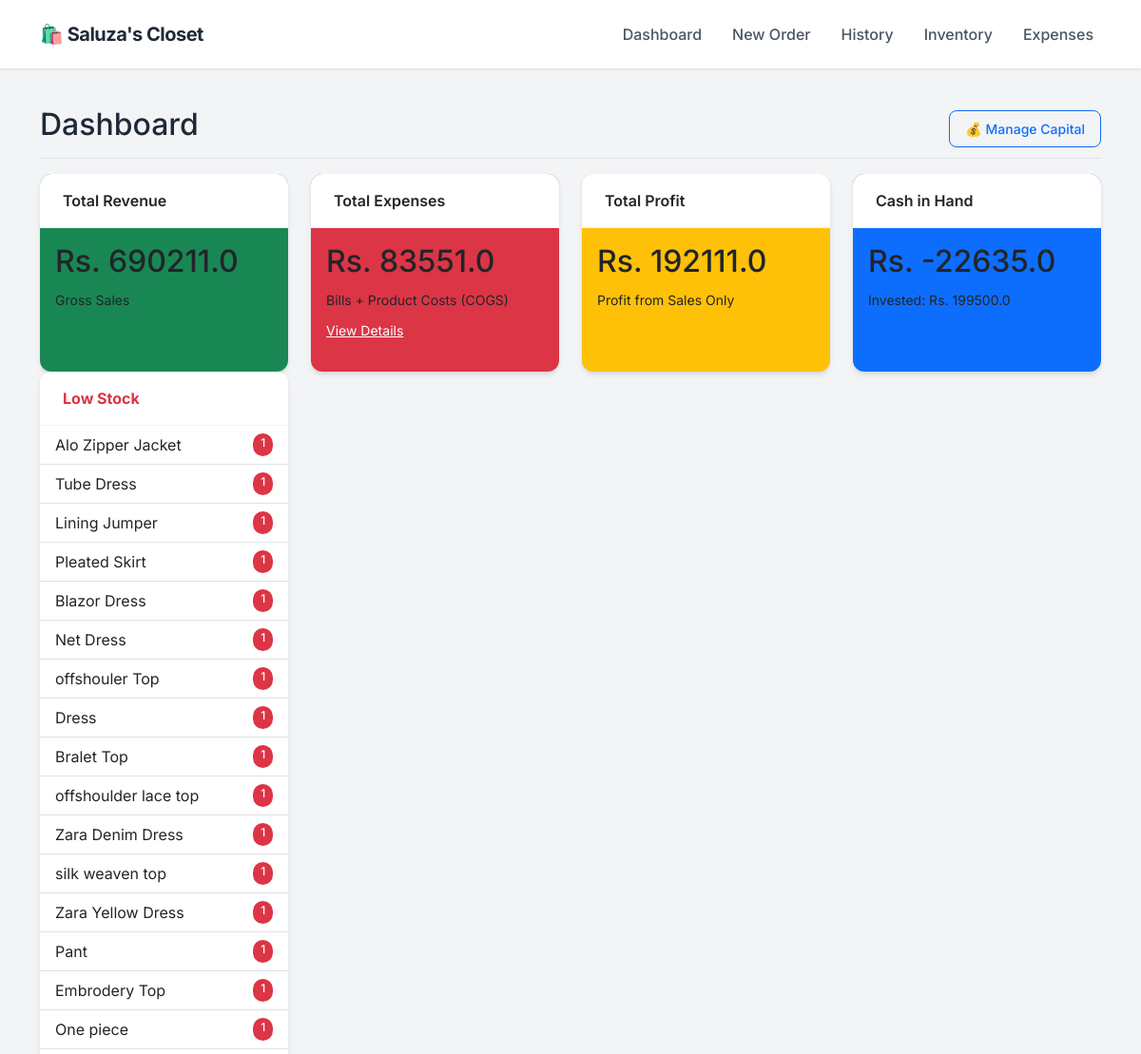
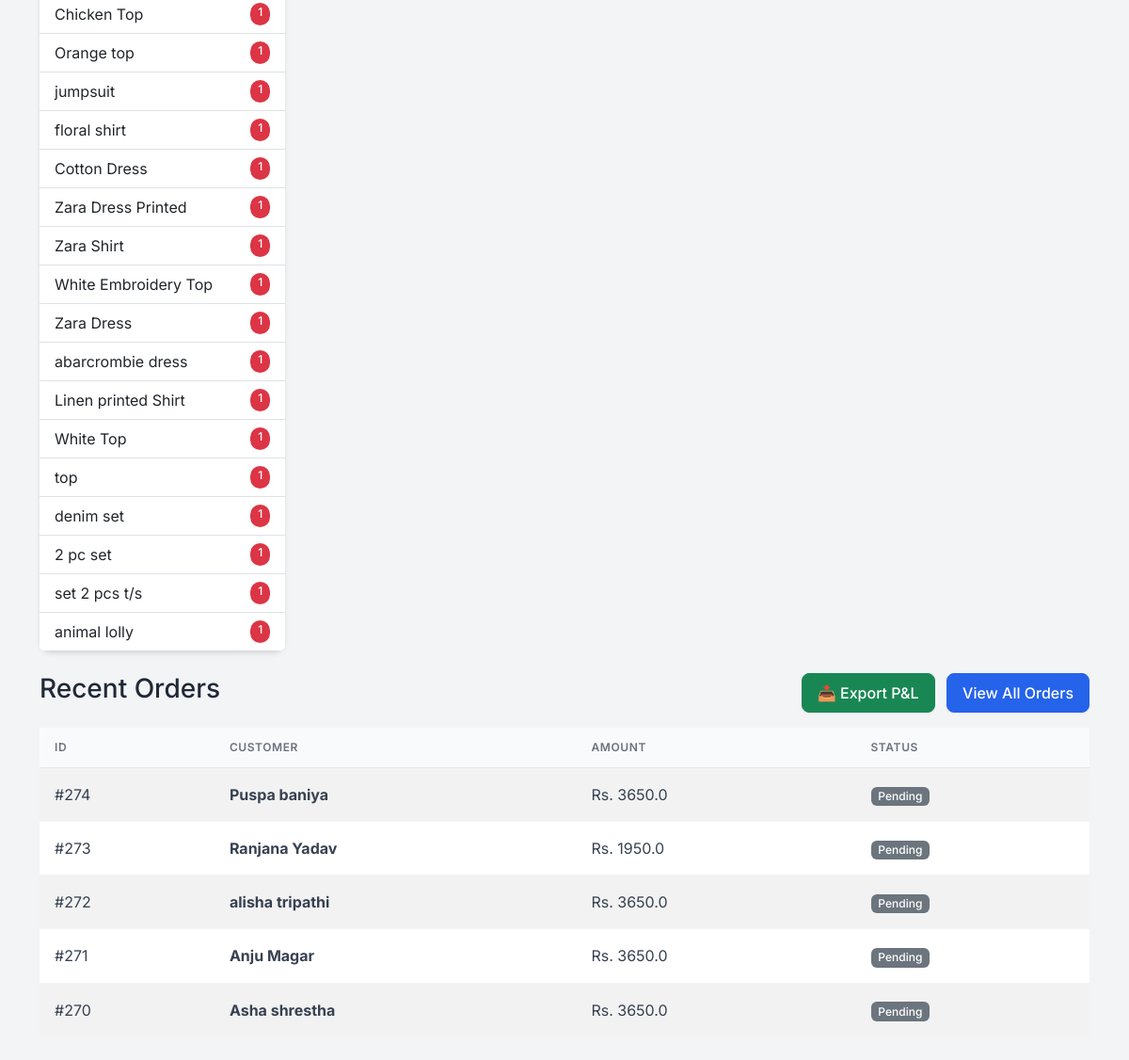
Before: / with the older database file (2 pictures, top to bottom).
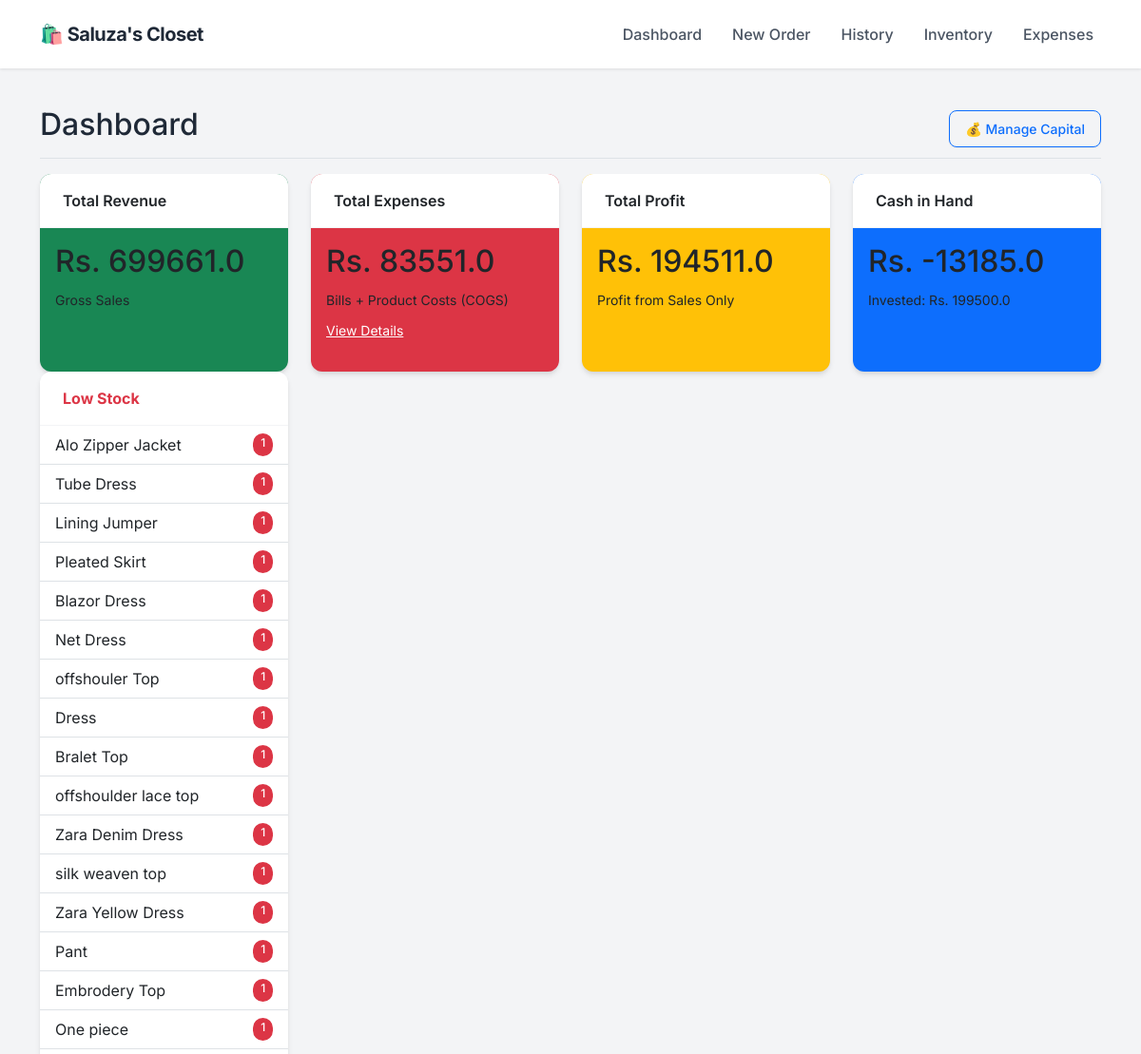
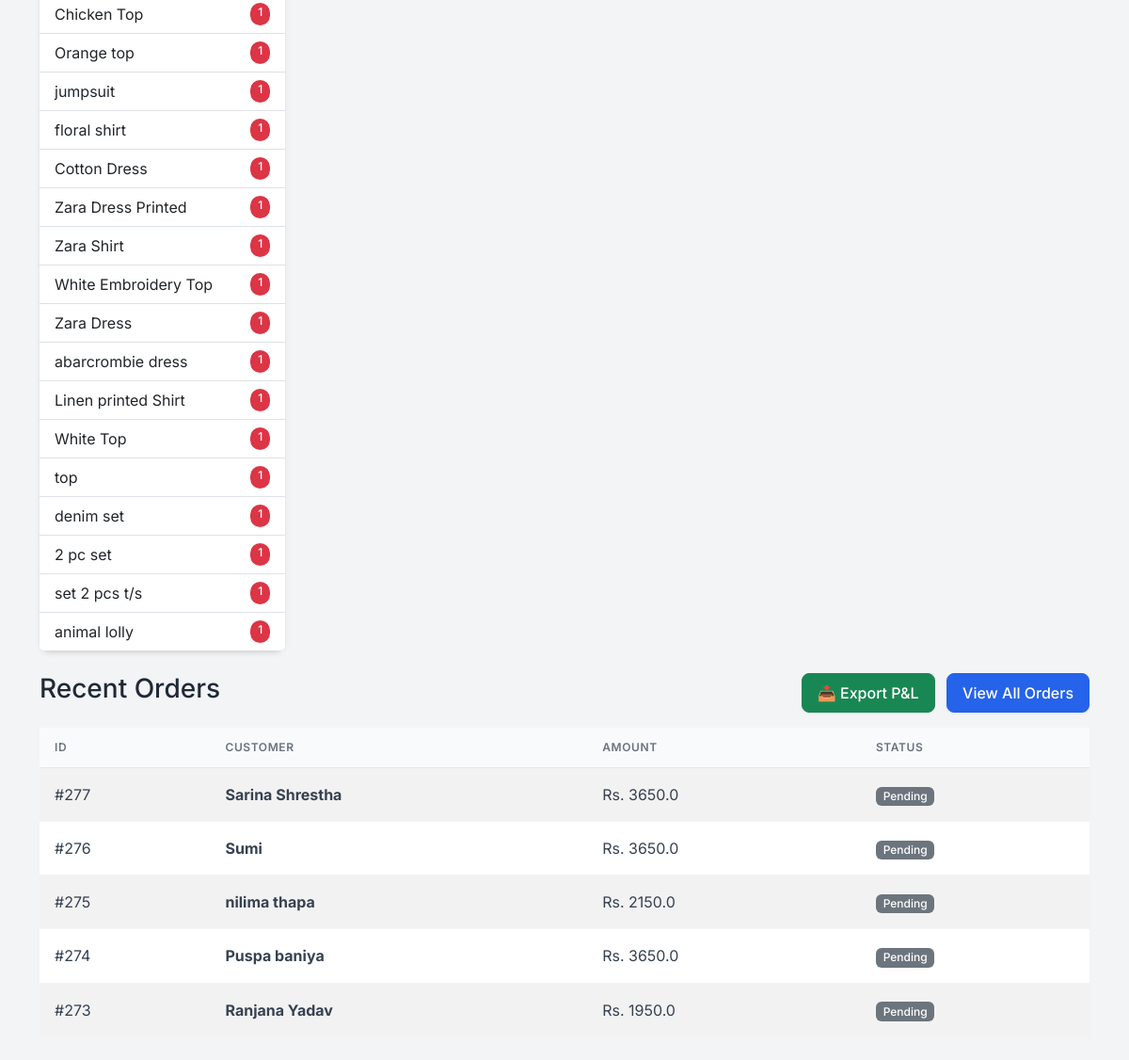
After: the same page with the newer database file (2 pictures, top to bottom).
### app.py (models this page shows)
class Product(db.Model):
    id = db.Column(db.Integer, primary_key=True)
    sku = db.Column(db.String(50), unique=True, nullable=True)
    name = db.Column(db.String(100), nullable=False)
    size = db.Column(db.String(10), nullable=False)
    cost_price = db.Column(db.Float, default=0.0)
    price = db.Column(db.Float, nullable=False)
    stock = db.Column(db.Integer, default=0)
    image = db.Column(db.String(100), nullable=True)

class Order(db.Model):
    id = db.Column(db.Integer, primary_key=True)
    customer_name = db.Column(db.String(100), nullable=False)
    phone = db.Column(db.String(20), nullable=False)
    address = db.Column(db.String(200), nullable=True)
    date = db.Column(db.DateTime, default=datetime.utcnow)
    total_amount = db.Column(db.Float, default=0.0)
    profit = db.Column(db.Float, default=0.0)
    status = db.Column(db.String(20), default='Pending')
    items = db.relationship('OrderItem', backref='order', lazy=True)

### app.py (the view)
@app.route('/')
def dashboard():
    total_investment = db.session.query(db.func.sum(Investment.amount)).scalar() or 0
    total_sales = db.session.query(db.func.sum(Order.total_amount)).scalar() or 0
    manual_expenses = db.session.query(db.func.sum(Expense.amount)).scalar() or 0
    current_inventory_cost = 0
    products = Product.query.all()
    for p in products:
        current_inventory_cost += (p.stock * p.cost_price)
    gross_profit = db.session.query(db.func.sum(Order.profit)).scalar() or 0
    cost_of_sold_goods = total_sales - gross_profit
    total_product_spend = current_inventory_cost + cost_of_sold_goods
    cash_in_hand = (total_investment + total_sales) - (total_product_spend + manual_expenses)
    net_profit = gross_profit # As you requested previously (Sales Profit only)
    recent_orders = Order.query.order_by(Order.date.desc()).limit(5).all()
    low_stock = Product.query.filter(Product.stock < 2, Product.stock > 0).all()
    out_of_stock = Product.query.filter(Product.stock == 0).all()
    investments = Investment.query.order_by(Investment.date.desc()).all()
    return render_template('dashboard.html',
                           sales=total_sales,
                           gross_profit=gross_profit,
                           expenses=manual_expenses,
                           net_profit=net_profit,
                           cash_in_hand=cash_in_hand, # <--- NEW DATA
                           total_investment=total_investment, # <--- NEW DATA
                           orders=recent_orders,
                           investments=investments,
                           low_stock=low_stock,
                           out_of_stock=out_of_stock)

### templates/dashboard.html (shortened to what this page needs)
{% extends "layout.html" %}
{% block content %}
<div class="d-flex justify-content-between flex-wrap flex-md-nowrap align-items-center pt-3 pb-2 mb-3 border-bottom">
    <h1 class="h2">Dashboard</h1>
    <div class="btn-toolbar mb-2 mb-md-0">
        <button type="button" class="btn btn-sm btn-outline-primary" data-bs-toggle="modal" data-bs-target="#investmentHistoryModal">
    💰 Manage Capital
</button>
    </div>
</div>
<div class="row mb-4">
    <div class="col-md-3">
        <div class="card text-dark bg-success mb-3 h-100">
            <div class="card-header">Total Revenue</div>
            <div class="card-body">
                <h2 class="card-title">Rs. {{ sales }}</h2>
                <small>Gross Sales</small>
            </div>
        </div>
    </div>
    <div class="col-md-3">
        <div class="card text-dark bg-danger mb-3 h-100">
            <div class="card-header">Total Expenses</div>
            <div class="card-body">
                <h2 class="card-title">Rs. {{ expenses }}</h2>
                <small>Bills + Product Costs (COGS)</small> <div class="mt-2">
                    <a href="/expenses" class="text-white text-decoration-underline small">View Details</a>
                </div>
            </div>
        </div>
    </div>
    <div class="col-md-3">
        <div class="card text-dark bg-warning mb-3 h-100">
            <div class="card-header">Total Profit</div>
            <div class="card-body">
                <h2 class="card-title">Rs. {{ net_profit }}</h2>
                <small>Profit from Sales Only</small>
            </div>
        </div>
    </div>
    <div class="col-md-3">
        <div class="card text-dark bg-primary mb-3 h-100">
            <div class="card-header">Cash in Hand</div>
            <div class="card-body">
                <h2 class="card-title">Rs. {{ cash_in_hand }}</h2>
                <small>Invested: Rs. {{ total_investment }}</small>
            </div>
        </div>
    </div>
    <div class="col-md-3">
        <div class="card border-danger h-100">
            <div class="card-header bg-transparent text-danger fw-bold">Low Stock</div>
            <ul class="list-group list-group-flush list-group-sm">
                {% for item in low_stock %}
                <li class="list-group-item d-flex justify-content-between">
                    <span>{{ item.name }}</span>
                    <span class="badge bg-danger rounded-pill">{{ item.stock }}</span>
                </li>
                {% endfor %}
            </ul>
        </div>
    </div>
</div>
<div class="d-flex justify-content-between align-items-center mb-3">
    <h3>Recent Orders</h3>
    <div>
        <a href="/export_excel" class="btn btn-success me-2">📥 Export P&L</a>
        <a href="/orders" class="btn btn-primary">View All Orders</a>
    </div>
</div>
<table class="table table-striped bg-white align-middle">
    <thead>
        <tr>
            <th>ID</th>
            <th>Customer</th>
            <th>Amount</th>
            <th>Status</th>
        </tr>
    </thead>
    <tbody>
        {% for order in orders %}
        <tr>
            <td>#{{ order.id }}</td>
            <td><strong>{{ order.customer_name }}</strong></td>
            <td>Rs. {{ order.total_amount }}</td>
            <td><span class="badge bg-secondary">{{ order.status }}</span></td>
        </tr>
        {% endfor %}
    </tbody>
</table>
{% endblock %}

### templates/layout.html (shortened to what this page needs)
<!DOCTYPE html>
<html lang="en">
<head>
    <link href="https://cdn.jsdelivr.net/npm/bootstrap@5.3.0/dist/css/bootstrap.min.css" rel="stylesheet">
</head>
<body>
    <nav class="navbar navbar-expand-lg sticky-top">
        <div class="container">
            <a class="navbar-brand" href="/">
                🛍️ Saluza's Closet
            </a>
            <div class="collapse navbar-collapse" id="navbarNav">
                <ul class="navbar-nav ms-auto">
                    <li class="nav-item"><a class="nav-link" href="/">Dashboard</a></li>
                    <li class="nav-item"><a class="nav-link" href="/new_order">New Order</a></li>
                    <li class="nav-item"><a class="nav-link" href="/orders">History</a></li>
                    <li class="nav-item"><a class="nav-link" href="/inventory">Inventory</a></li>
                    <li class="nav-item"><a class="nav-link" href="/expenses">Expenses</a></li>
                </ul>
            </div>
        </div>
    </nav>
    <div class="container py-4">
        {% block content %}{% endblock %}
    </div>
</body>
</html>

### templates/layout.html (style rules this page uses)
:root { --primary-color: #2563eb; --bg-color: #f3f4f6; --text-dark: #1f2937; --card-shadow: 0 4px 6px -1px rgba(0, 0, 0, 0.1), 0 2px 4px -1px rgba(0, 0, 0, 0.06); }
body { font-family: 'Inter', sans-serif; background-color: var(--bg-color); color: var(--text-dark); }
.navbar { background-color: #ffffff; box-shadow: 0 1px 3px rgba(0,0,0,0.1); padding: 1rem 0; }
.navbar-brand { font-weight: 700; color: var(--text-dark) !important; font-size: 1.25rem; letter-spacing: -0.5px; }
.nav-link { color: #4b5563 !important; font-weight: 500; margin-left: 1rem; transition: color 0.2s; }
.card { border: none; border-radius: 12px; box-shadow: var(--card-shadow); background: #ffffff; transition: transform 0.2s; }
.card-header { background-color: #ffffff; border-bottom: 1px solid #f3f4f6; font-weight: 600; padding: 1rem 1.5rem; border-radius: 12px 12px 0 0 !important; }
.btn { border-radius: 8px; font-weight: 500; padding: 0.5rem 1rem; box-shadow: 0 1px 2px 0 rgba(0, 0, 0, 0.05); }
.btn-primary { background-color: var(--primary-color); border-color: var(--primary-color); }
.table { margin-bottom: 0; }
.table thead th { background-color: #f9fafb; color: #6b7280; font-size: 0.75rem; text-transform: uppercase; letter-spacing: 0.05em; font-weight: 600; border-bottom: 1px solid #e5e7eb; padding: 0.75rem 1rem; }
.table tbody td { padding: 1rem 1rem; vertical-align: middle; color: #374151; border-bottom: 1px solid #f3f4f6; }
.badge { padding: 0.35em 0.65em; font-weight: 500; border-radius: 6px; }

Changed rows visible on the page:
no longer on this page (row unchanged): Order: id "272", customer_name "alisha tripathi", total_amount "3650.0", status "Pending"
no longer on this page (row unchanged): Order: id "271", customer_name "Anju Magar", total_amount "3650.0", status "Pending"
no longer on this page (row unchanged): Order: id "270", customer_name "Asha shrestha", total_amount "3650.0", status "Pending"
added Order: id "277", customer_name "Sarina Shrestha", total_amount "3650.0", status "Pending"
added Order: id "276", customer_name "Sumi", total_amount "3650.0", status "Pending"
added Order: id "275", customer_name "nilima thapa", total_amount "2150.0", status "Pending"
Other visible differences:
{{ sales }}: "690211.0" → "699661.0"
{{ net_profit }}: "192111.0" → "194511.0"
{{ cash_in_hand }}: "-22635.0" → "-13185.0"
